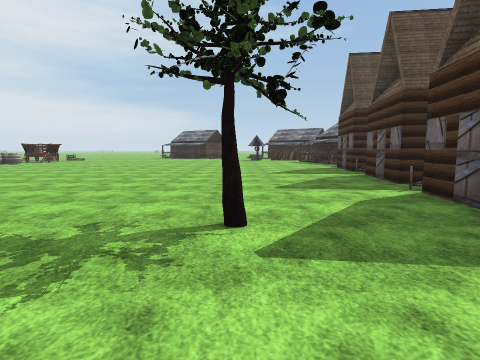
View 1 (above)

24 first-person views from a walk through a scene from a Unity 3-D project. The camera is 1.5 m above the floor, tilts 6° down and sees 80° across. The floor is counted in squares, 2.37 m on a side. Each view is taken from the middle of a square. On the plan, view 1 faces up. The plan holds only what a view shows up to about 9 squares ahead; the rest is blank. The place goes on beyond the plan. Flat ground stands in for the terrain. The player is left out. Some surface patterns are stand-ins.

View 2
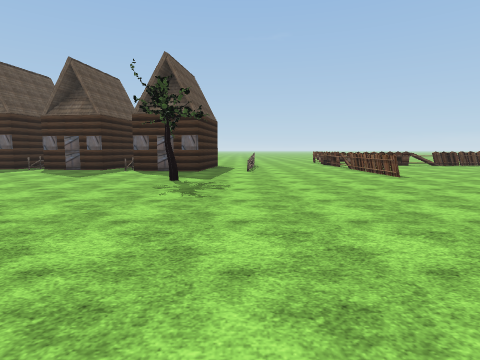

View 3
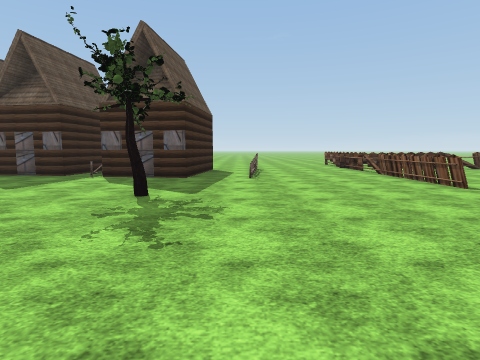

View 4
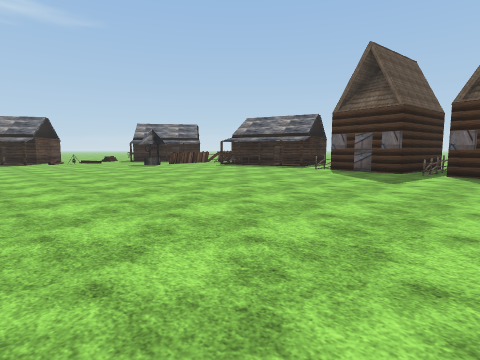

View 5
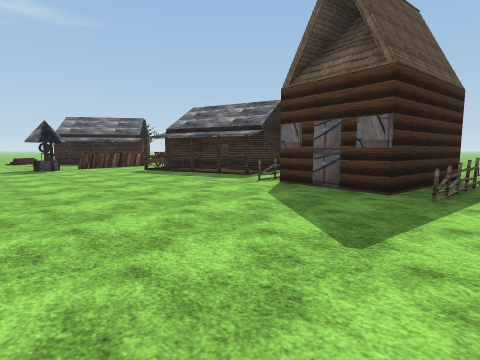

View 6
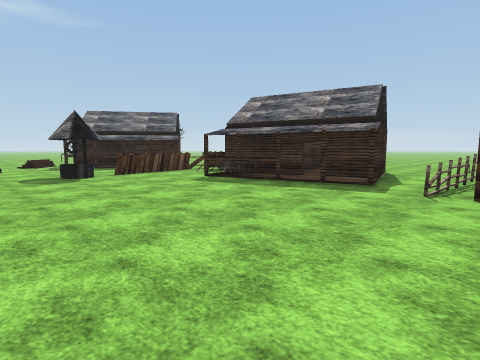

View 7
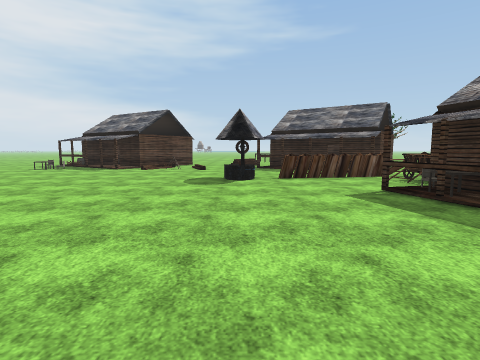

View 8
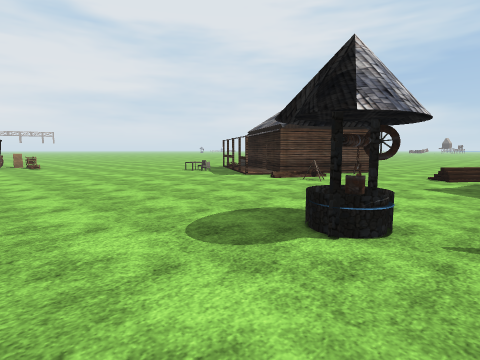

View 9
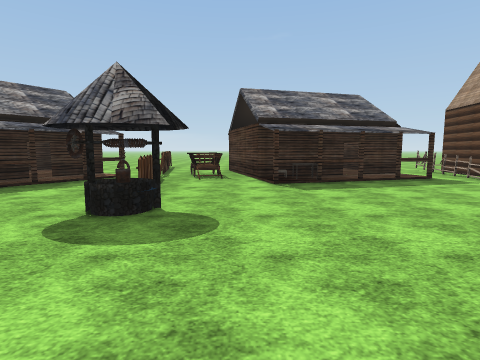

View 10
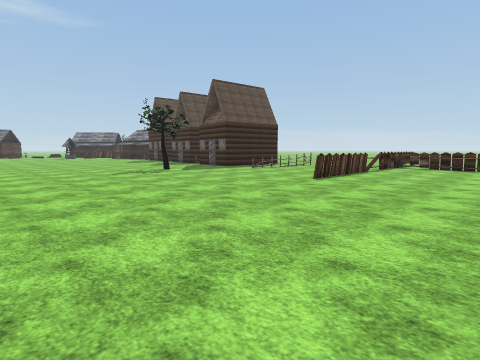

View 11
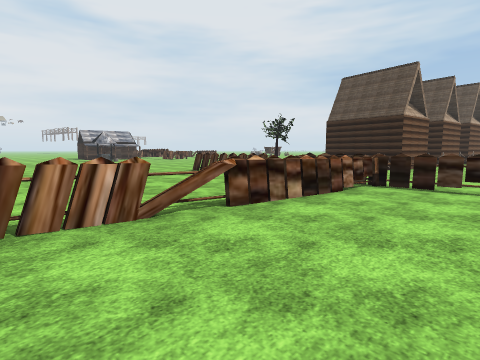

View 12
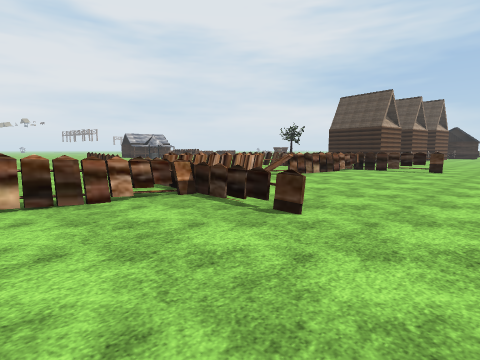

View 13
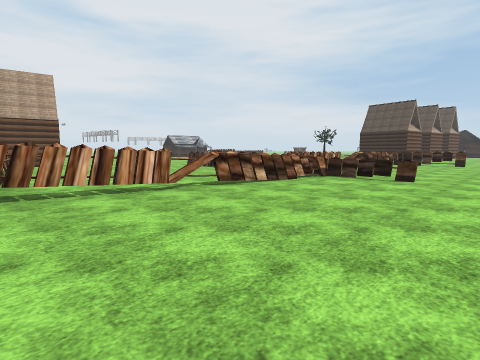

View 14
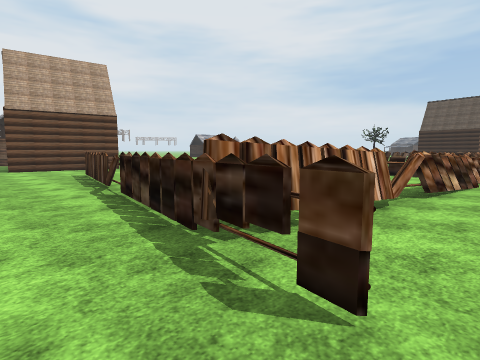

View 15
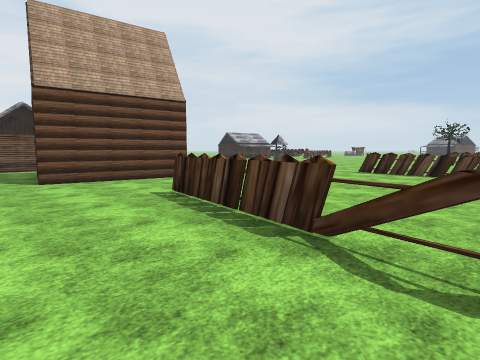

View 16
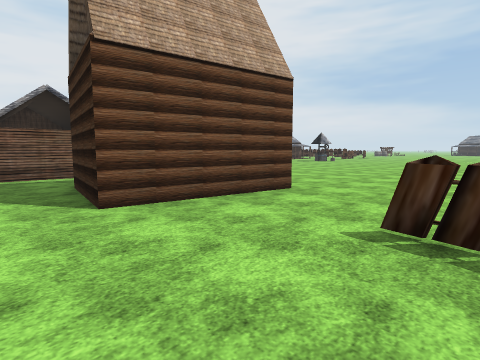

View 17
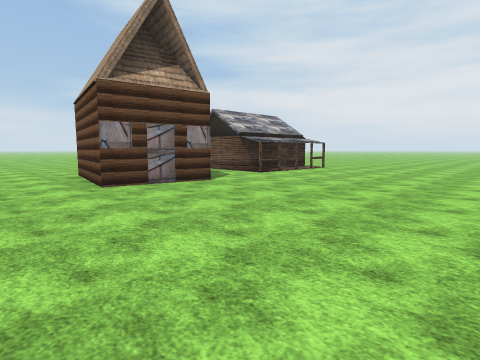

View 18
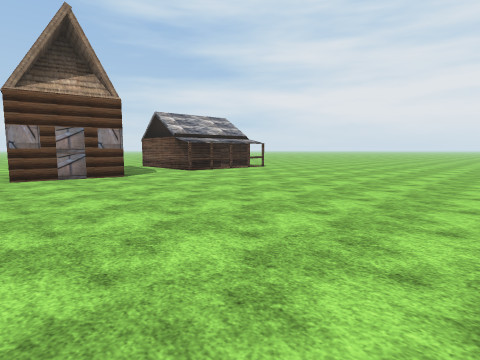

View 19
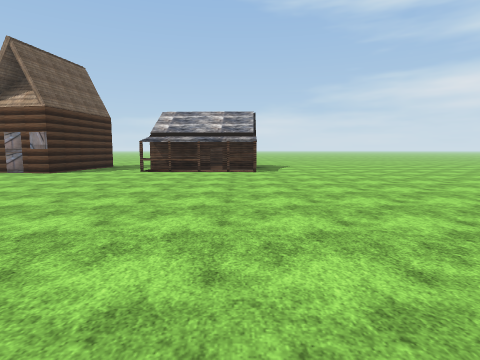

View 20
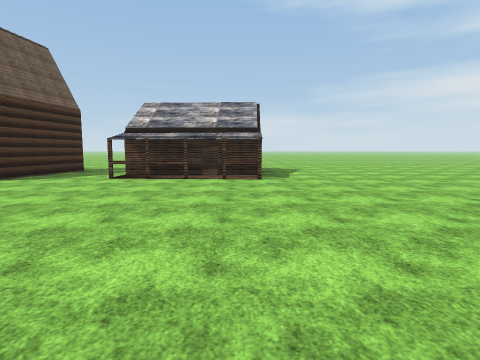

View 21
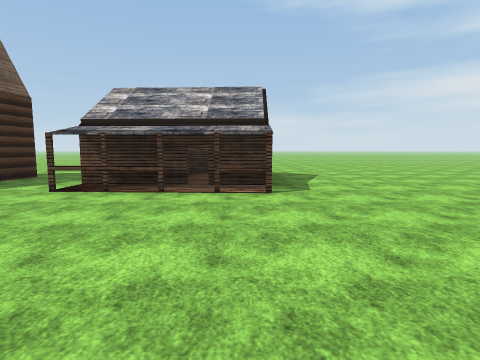

View 22
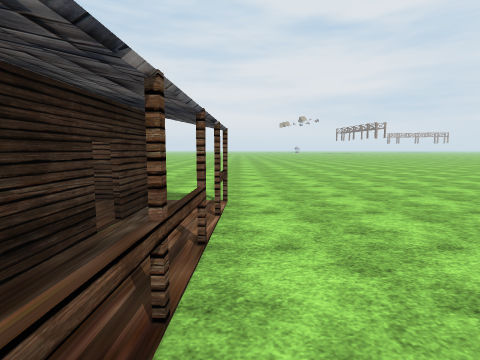

View 23
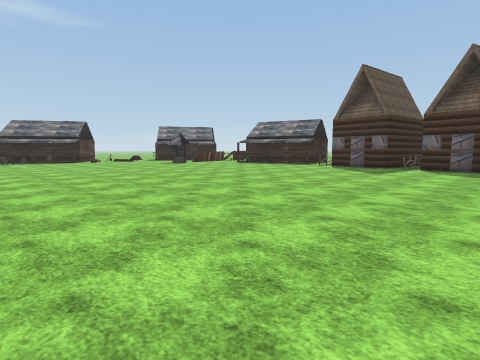

View 24
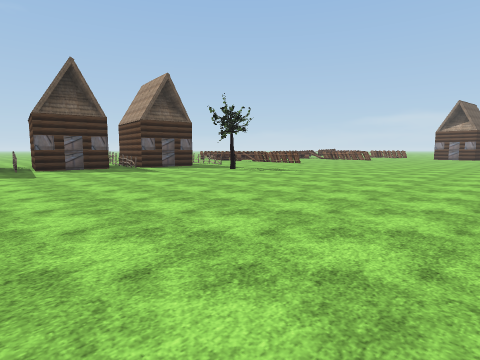

### Floor plan
Key: @ floor where view 1 was taken; # wall or solid block; x gap in a wall; . floor; / step, stairs or slope; = window, fence, low wall or low ledge; H house; T tree; A table; C cart; I thing the floor can be seen under or through; O other object.
Columns run from 15 left of view 1 to 10 right of it. Each row starts with its distance up from view 1.
 20          .O...O...###.
 19         ..O........#..
 18        ..........#==#==
 17       ..........=#..C..
 16       ..............##
 15          ..........A# #
 14          ..........## #
 13          ........../###..
 12          ..........##.....
 11          ..........=..#...
 10         ...........###.
  9         ...........###
  8         ............##
  7         ..........###
  6         ..........##
  5         ...........##
  4         ..........H
  3          .........#
  2          ......T..###
  1          .........==.
  0          ......@.... ..
 -1          ................
 -2          ................
 -3           ......===x====.
 -4           ...........#...
 -5      .    ...........=...
 -6     ... .............#...
 -7 ....................#.....
 -8 ...............    .#.....
 -9 ...............###xx=#....
-10 .....................===..
-11 .....................=....
-12 .....................=....
-13 ..........###........x....
-14 .....####.###........I....
-15 .....####.###..#==x#.I....
-16 ..... ##...........===....
-17 .....     .............

Positions as (right, up) in squares from view 1, and headings:
1: (0, 0), facing up
2: (-6, 1), facing right
3: (-4, 1), facing right
4: (-5, 6), facing up-right
5: (-1, 7), facing up-right
6: (-1, 10), facing up-right
7: (1, 11), facing up
8: (2, 15), facing up-left
9: (-2, 16), facing right
10: (-5, -6), facing up-right
11: (8, -8), facing up-left
12: (10, -12), facing up-left
13: (10, -16), facing up-left
14: (7, -17), facing up-left
15: (3, -17), facing up-left
16: (0, -17), facing up-left
17: (-1, -8), facing down-left
18: (-2, -6), facing down-left
19: (-10, -5), facing down
20: (-10, -7), facing down
21: (-10, -9), facing down
22: (-7, -13), facing left
23: (-7, 5), facing up-right
24: (-7, 9), facing down-right
